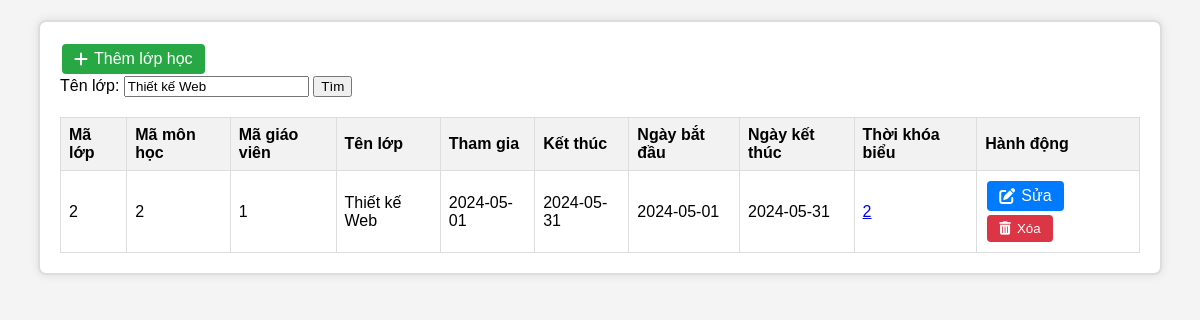
/lop.php?ten=Thiết kế Web, run on the app's committed database.
### tables this page shows
CREATE TABLE `thoikhoabieu` (
  `matkb` int(11) NOT NULL,
  `Malop` int(11) NOT NULL,
  `ngaybatdau` date NOT NULL,
  `ngayketthuc` date NOT NULL
);

CREATE TABLE `lop` (
  `Malop` int(11) NOT NULL,
  `Mamh` int(11) NOT NULL,
  `Magv` int(11) NOT NULL,
  `TenLop` varchar(50) NOT NULL,
  `Thamgia` date NOT NULL,
  `Ketthuc` date NOT NULL
);

### lop.php (the view, shortened to what this page needs)
<?php
include 'db_connect.php';
$ten = isset($_GET['ten']) ? $_GET['ten'] : '';
$tenParam = "%$ten%";
if (empty($ten)) {
    $sql = "SELECT lop.*, thoikhoabieu.matkb, thoikhoabieu.ngaybatdau, thoikhoabieu.ngayketthuc
            FROM lop
            LEFT JOIN thoikhoabieu ON lop.Malop = thoikhoabieu.Malop";
    $stm = $conn->query($sql);
} else {
    $sql = "SELECT lop.*, thoikhoabieu.matkb, thoikhoabieu.ngaybatdau, thoikhoabieu.ngayketthuc
            FROM lop
            LEFT JOIN thoikhoabieu ON lop.Malop = thoikhoabieu.Malop
            WHERE lop.TenLop LIKE ?";
    $stm = $conn->prepare($sql);
    $stm->execute([$tenParam]);
}
if ($stm->rowCount() > 0) {
    $data = $stm->fetchAll(PDO::FETCH_OBJ);
} else {
    $data = [];
}
?>
<!DOCTYPE html>
<html lang="en">
<head>
    <link rel="stylesheet" href="https://cdnjs.cloudflare.com/ajax/libs/font-awesome/6.0.0-beta3/css/all.min.css">
</head>
<body>
    <div class="container">
        <a href="index.php?page=themlop" class="button add">
            <i class="fas fa-plus"></i> Thêm lớp học
        </a>
        <form action="index.php" method="get" class="search-form">
            <label for="ten">Tên lớp:</label>
            <input type="text" name="ten" id="ten" value="<?php echo htmlspecialchars($ten); ?>">
            <input type="submit" value="Tìm">
        </form>
        <table class="student-table">
            <thead>
                <tr>
                    <th>Mã lớp</th>
                    <th>Mã môn học</th>
                    <th>Mã giáo viên</th>
                    <th>Tên lớp</th>
                    <th>Tham gia</th>
                    <th>Kết thúc</th>
                    <th>Ngày bắt đầu</th>
                    <th>Ngày kết thúc</th>
                    <th>Thời khóa biểu</th>
                    <th>Hành động</th>
                </tr>
            </thead>
            <tbody>
                <?php foreach($data as $row): ?>
                    <tr>
                        <td><?php echo htmlspecialchars($row->Malop); ?></td>
                        <td><?php echo htmlspecialchars($row->Mamh); ?></td>
                        <td><?php echo htmlspecialchars($row->Magv); ?></td>
                        <td><?php echo htmlspecialchars($row->TenLop); ?></td>
                        <td><?php echo htmlspecialchars($row->Thamgia); ?></td>
                        <td><?php echo htmlspecialchars($row->Ketthuc); ?></td>
                        <td><?php echo isset($row->ngaybatdau) ? htmlspecialchars($row->ngaybatdau) : 'N/A'; ?></td>
                        <td><?php echo isset($row->ngayketthuc) ? htmlspecialchars($row->ngayketthuc) : 'N/A'; ?></td>
                        <td>
                            <a href="index.php?page=thoikhoabieu&matkb=<?php echo htmlspecialchars($row->matkb); ?>">
                                <?php echo htmlspecialchars($row->matkb); ?>
                            </a>
                        </td>
                        <td>
                            <a href="index.php?page=sualop&Malop=<?php echo htmlspecialchars($row->Malop); ?>" class="button edit">
                                <i class="fas fa-edit"></i> Sửa
                            </a>
                            <form method="post" action="index.php?page=xoalop" onsubmit="return confirm('Bạn có chắc chắn muốn xóa lớp học này?');" class="delete-form">
                                <button type="submit" class="button delete">
                                    <i class="fas fa-trash-alt"></i> Xóa
                                </button>
                            </form>
                        </td>
                    </tr>
                <?php endforeach; ?>
            </tbody>
        </table>
    </div>
</body>
</html>

### lop.php (style rules this page uses)
body { font-family: Arial, sans-serif; margin: 0; padding: 0; background-color: #f4f4f4; }
.container { width: 90%; margin: 20px auto; padding: 20px; background-color: #fff; border: 2px solid #ddd; border-radius: 8px; box-shadow: 0 0 10px rgba(0, 0, 0, 0.1); overflow: hidden; }
.search-form { margin-bottom: 20px; }
.student-table { width: 100%; border-collapse: collapse; border-spacing: 0; }
.student-table th, .student-table td { border: 1px solid #ddd; padding: 8px; text-align: left; }
.student-table th { background-color: #f2f2f2; }
.button { padding: 6px 12px; margin: 2px; border: none; border-radius: 4px; cursor: pointer; color: #fff; text-decoration: none; display: inline-flex; align-items: center; }
.button i { margin-right: 6px; }
.button.add { background-color: #28a745; }
.button.edit { background-color: #007bff; }
.button.delete { background-color: #dc3545; }
.delete-form { display: inline-block; margin: 0; }

### data on the page
thoikhoabieu: Malop.Malop "2", Malop.Mamh "2", Malop.Magv "1", Malop.TenLop "Thiết kế Web", Malop.Thamgia "2024-05-01", Malop.Ketthuc "2024-05-31", ngaybatdau "2024-05-01", ngayketthuc "2024-05-31", matkb "2"
